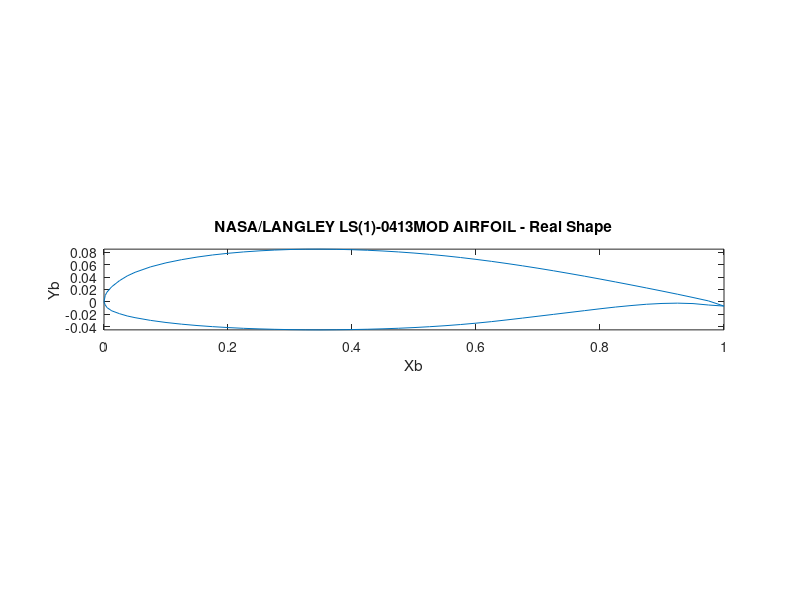

This figure's MATLAB source: (Note: this script raises an error after producing the figure.)
clc
clear
disp('****************************************************************')
disp('***            NASA/LANGLEY LS(1)-0413MOD AIRFOIL            ***')
disp('****************************************************************')
fprintf ('\n')
disp('Coefficients of Lift/Drag values for different angles of attack:')
disp('----------------------------------------------------------------')

%% Initial declarations
% Define all constants
Vinf = 10; % Freestream velocity
c = 1.0; % Chord length 

% Call function to get X, Y locations for the airfoil
data = load('NASA_LS(1)_0413MOD_DATA_POINTS.dat');
Xb = data(:, 1);
Yb = flip(data(:, 2));

% Plot the airfoil geometry based on the data
figure;
plot(Xb, Yb) % Plot airfoil based on the data
xlabel('Xb')
ylabel('Yb')
title('NASA/LANGLEY LS(1)-0413MOD AIRFOIL - Real Shape')
axis image

%% Determine cl with varying angles of attack
angle_of_attack = [0 3 6 9 12]; % 5 Different Angles of Attack
for i = 1:length(angle_of_attack)
    print = ['At "', num2str(angle_of_attack(i)), ' deg":'];
    disp(print)
    [c_l, c_d] = VORTEX_PANEL_FUNCTION(Xb, Yb, Vinf, c, angle_of_attack(i)); % Call Vortex Panel Method function
    CL(i) = c_l; % Store this value for c_l
    CD(i) = c_d; % Store this value for c_d
    printLift = ['C_L = ', num2str(CL(i), 6)];
    printDrag = ['C_D = ', num2str(CD(i), 6)];
    disp(printLift)
    disp(printDrag)
    fprintf('\n')
end

%% Plot C_L vs alpha for varying angles of attack
figure;
plot(angle_of_attack, CL, 'Linewidth', 2)
hold on
plot(angle_of_attack, CL, 'ko', 'Linewidth', 2)
title('NASA/LANGLEY LS(1)-0413MOD AIRFOIL: C_{L} vs \alpha')
xlabel('\alpha')
ylabel('C_{L}')
cl_values = {num2str(CL(1)), num2str(CL(2)), num2str(CL(3)), num2str(CL(4)), num2str(CL(5))};
text(angle_of_attack + 0.1, CL - 0.025, cl_values)
grid on
hold off

%% Plot C_D vs alpha for varying angles of attack
figure;
plot(angle_of_attack, CD, 'Linewidth', 2)
hold on
plot(angle_of_attack, CD, 'ko', 'Linewidth', 2)
title('NASA/LANGLEY LS(1)-0413MOD AIRFOIL: C_{D} vs \alpha')
xlabel('\alpha')
ylabel('C_{D}')
cl_values = {num2str(CD(1)), num2str(CD(2)), num2str(CD(3)), num2str(CD(4)), num2str(CD(5))};
text(angle_of_attack + 0.1, CD - 0.001, cl_values)
grid on
hold off